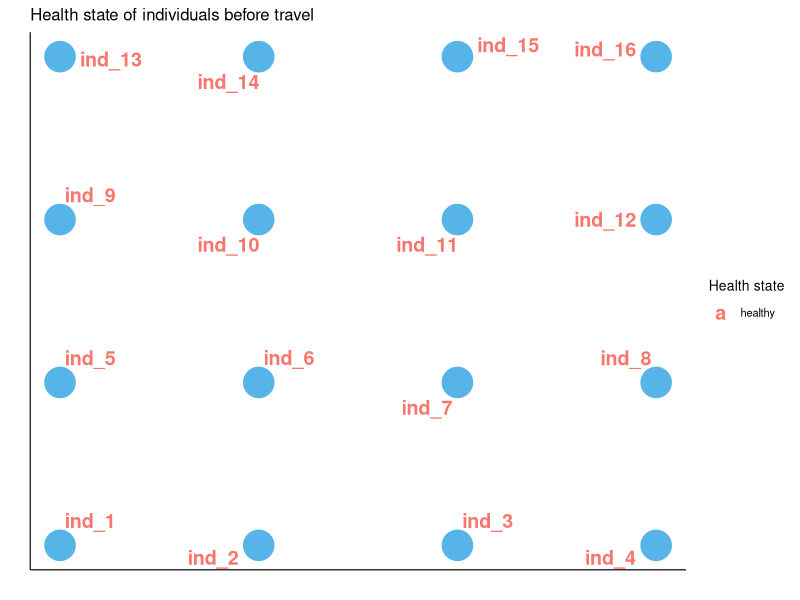
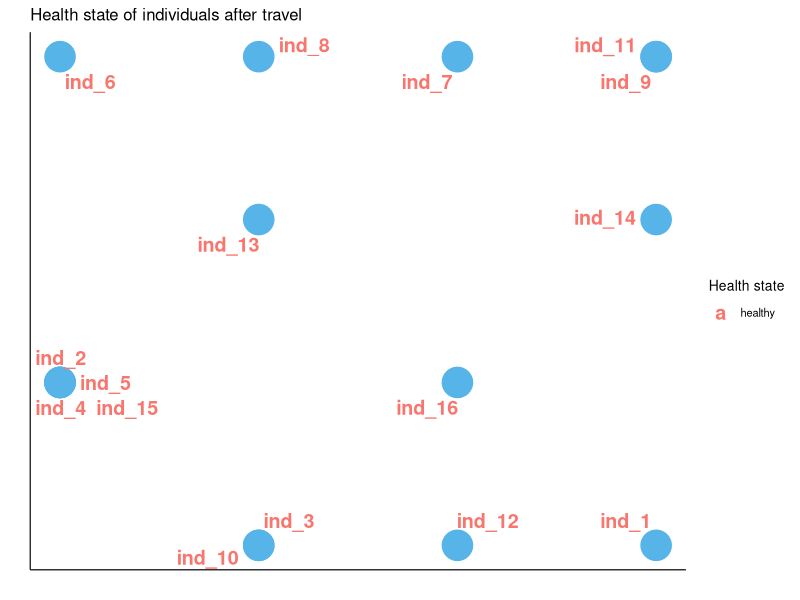
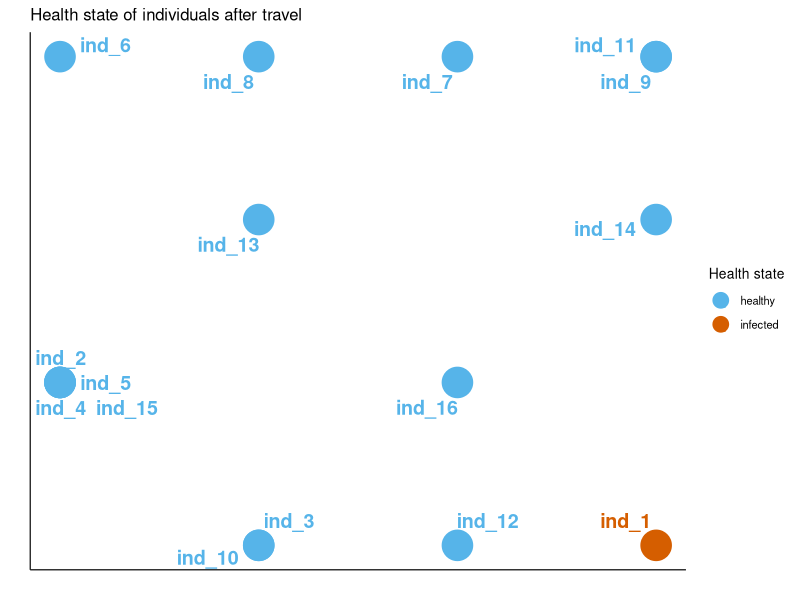
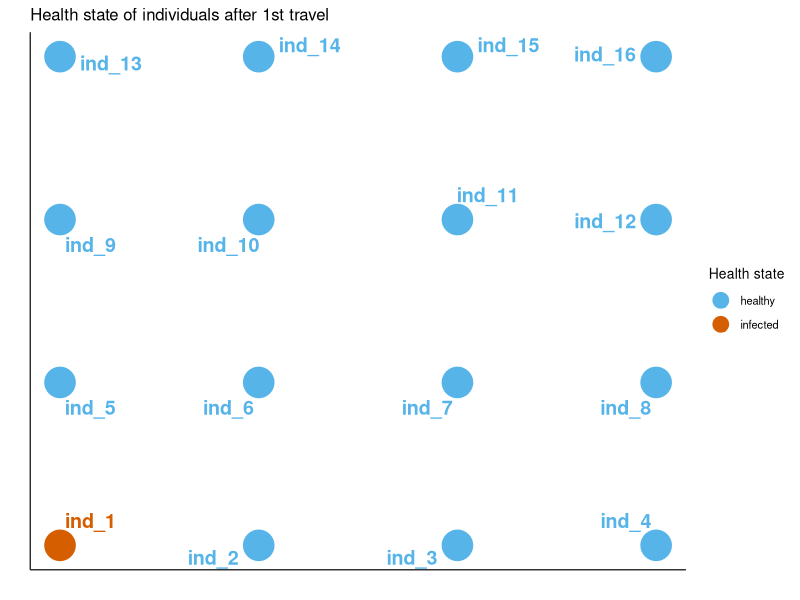

Here is the R script that generated these plots, in order:
## ---- chunk 1
knitr::opts_chunk$set(echo = TRUE)
.libPaths("/Users/tili/miniconda3/envs/OOP_project/lib/R/library")
## ---- chunk 2
library(R6)
library(tidyverse)
library(ggplot2)
library(ggrepel)
library(stringi)
## ---- chunk 3
Individual <- R6Class("Individual", 
                  public = list(
                    initialize = function(id = NA,
                                          x = NA,
                                          y = NA,
                                          age = 0, 
                                          susceptibility = 'normal', 
                                          state = 'healthy', 
                                          type = 'normal', 
                                          iter = 0) {
                      tmp <- paste(sample(c(letters, 0:9), 16, replace=TRUE), collapse="")
                      n <- seq(1, nc <- nchar(tmp), by = 4) 
                      private$id <- paste(substring(tmp, n, c(n[-1]-1, nc)), collapse = "-")
                      private$x <- x
                      private$y <- y
                      private$age <- age
                      private$susceptibility <- susceptibility
                      private$state <- state
                      private$type <- type
                      private$iter <- iter
                    },
                    print = function(...) {
                      cat("Individual" , private$id, "at (", private$x, ",", private$y, "): \n")
                      cat("  age: ", private$age, "\n", sep = "")
                      cat("  type:  ", private$type, "\n", sep = "")
                      cat("  current status:  ", private$state, "\n", sep = "")
                      cat("  iter with current status: ", private$iter, "\n", sep = "")
                    },
                    setAge = function(age = NA) {
                      private$age <- age
                    },
                    get_coord = function() {
                       c(private$x, private$y) 
                    },
                    move_x = function(x = NA) {
                      private$x <- x 
                    },
                    move_y = function(y = NA) {
                      private$y <- y 
                    },
                    move = function(x = NA, y = NA) {
                      private$x <- x 
                      private$y <- y
                    },
                    get_x = function() {
                      private$x 
                    },
                    get_y = function() {
                      private$y 
                    },
                    set_state = function(state = NA) {
                      private$state <- state
                    },
                    get_state = function() {
                      private$state 
                    },
                    get_type = function() {
                      private$type 
                    },
                    set_type = function(type = NA) {
                      private$type <- type
                    }
                  ),
                  private = list(
                    id = NA,
                    age = NA,
                    x = NA,
                    y = NA,
                    susceptibility = 'normal',
                    state = 'healthy',
                    type = 'normal',
                    iter = 0
                  )
)

## ---- chunk 4

world <- matrix(data = NA, ncol = 4, nrow = 4) %>% 
  as.list()

neighbor <- matrix(ncol = 4, nrow = 4) %>% 
  as.data.frame()

index2coords <- function(i, neighbor) {
  y <- ceiling(i / ncol(neighbor))
  x <- i - ((y-1) * ncol(neighbor))
  print(paste0("ind_", i," ", "x = ", x, " ", "y = ", y))
  neighbor[x, y] <- paste0("ind_",i)
  return(neighbor)
}

# coords2index
#coords2index <- function(x, y, neighbor) {
#  index <- ((y - 1) * ncol(neighbor)) + x
#  return(index)
#}

#coord <- function(i, neighbor) {
#  if (i <= ncol(neighbor)) {
#    x <- i
#    y <- 1
#    neighbor[x, y] <- paste0("ind_",i)
#    print(paste0("ind_", i," ", "x = ", x, " ", "y = ", y))
#  } else {
#      ifelse ((i %% ncol(neighbor) == 0), x <- ncol(neighbor), x <- i %% ncol(neighbor))
#      ifelse ((i %% ncol(neighbor) == 0), y <- i %/% ncol(neighbor), y <- (i %/% ncol(neighbor) + 1))
#      neighbor[x,y] <- paste0("ind_",i)
#      print(paste0("ind_", i," ", "x = ", x, " ", "y = ", y))
#  }
#  return(neighbor)
#}

#for (i in 1:16) {
#  ind_i <- Individual$new(
#  age = sample(1:100, replace = T, size = 1)
#  )
#  neighbor <- index2coords(i, neighbor)
#  print(ind_i)
#  world[[i]] <- ind_i
#}

coordin <- matrix(ncol = 4, nrow = 16) %>% 
  as.data.frame() %>% 
  "colnames<-" (c("individual", "x", "y", "state"))

for (i in 1:16) {
  ind_i <- Individual$new(
  age = sample(1:100, replace = T, size = 1)
  )
  neighbor <- index2coords(i, neighbor)
  print(ind_i)
  y <- ceiling(i / ncol(neighbor))
  x <- i - ((y-1) * ncol(neighbor))
  ind_i$move(x,y)
  coordin[i, 1] <- paste0("ind_", i)
  coordin[i, 2] <- x
  coordin[i, 3] <- y
  coordin[i, 4] <- ind_i$get_state()
  world[[i]] <- ind_i
}

## ---- chunk 5
theme <- theme(text=element_text(size=10),
               axis.text.x=element_blank(),
               axis.text.y=element_blank(),
               axis.ticks=element_blank(),
               strip.background = element_rect(colour=NA, fill=NA),
               plot.background = element_blank(),
               panel.grid.major = element_blank(),
               panel.grid.minor = element_blank(),
               panel.border = element_blank(),
               axis.line.x = element_line(size=0.4),
               axis.line.y = element_line(size=0.4),
               panel.background = element_blank())

ggplot(coordin, aes(x = x, y = y, col = state, label = individual)) + geom_point(size = 10, col = "#56B4E9") +
  ggrepel::geom_text_repel(data = coordin, aes(label = individual), size = 5, point.padding = 15, min.segment.length = 0,
                           fontface = "bold", show.legend = T) +
  theme + xlab("") + ylab("") + ggtitle("Health state of individuals before travel") +
  guides(colour = guide_legend(title = "Health state", override.aes = list(size = 5)))

t(neighbor)[nrow(neighbor):1,]

## ---- chunk 6
#world <- matrix(1:100, nrow = 10, byrow = T)

#update <- sample(1:16, replace = F)
#o <- order(update)

world_new <- matrix(data = NA, ncol = 4, nrow = 4) %>% 
  as.list()

#for (i in update) {
#  for (j in o) {
#    y <- ceiling(j / ncol(neighbor))
#    x <- j - ((y-1) * ncol(neighbor))
#    neighbor[x, y] <- paste0("ind_",i)
#    print(ind_i)
#    world_new[[i]] <-ind_i
#  }
#}

coordin_new <- coordin

for (i in 1:16) {
  coordin_new[i, 2] <- sample(1:4, replace = F, size = 1)
  coordin_new[i, 3] <- sample(1:4, replace = F, size = 1)
}

ggplot(coordin_new, aes(x = x, y = y, col = state, label = individual)) + geom_point(size = 10, col = "#56B4E9") +
  ggrepel::geom_text_repel(data = coordin_new, aes(label = individual), size = 5, point.padding = 15, min.segment.length = 0,
                           fontface = "bold", show.legend = T) +
  theme + xlab("") + ylab("") + ggtitle("Health state of individuals after travel") +
  guides(colour = guide_legend(title = "Health state", override.aes = list(size = 5)))

neighbor_new <- neighbor
world_new <- world

#A = list(a1 = C$new(1), a2 = C$new(2))    

#B = list()
#for (name in names(A))
#{
#    B[[name]] = A[[name]]$clone(deep=TRUE)
#}

#print(B[["a1"]]$x) # [1]
#A[["a1"]]$x = 4
#print(B[["a1"]]$x) # [1]

for (i in 1:16) {
  x <- coordin_new[i, 2]
  y <- coordin_new[i, 3]
  print(paste0("ind_", i, " ", "x = ", x, " ", "y = ", y))
  world_new[[i]]$move(x,y)
}

world_new[[1]]$set_type("infected")
## ---- chunk 7
coordin_infect <- coordin_new
for(i in 1:16) {
     if (world_new[[i]]$get_type() == "infected") {
        if(coordin_new[[i, 2]] %in% coordin_new$x) {
          subset <- coordin_new %>% filter(coordin_new[[i, 2]] == coordin_new$x)  
          subset <- subset %>% filter(coordin_new[[i, 3]] == subset$y)
        }
        infection <- str_sub(subset$individual, start = 5) %>% as.numeric()
        for (j in infection) {
          world_new[[j]]$set_state("infected")
          world_new[[j]]$set_type("infected") 
        }
        coordin_infect[i, 4] <- world_new[[i]]$get_state()
    } 
}

ggplot(coordin_infect, aes(x = x, y = y, col = state, label = individual)) + geom_point(size = 10) +
  scale_color_manual(values = c("#56B4E9","#D55E00")) + 
  ggrepel::geom_text_repel(data = coordin_infect, aes(label = individual), size = 5, point.padding = 15, min.segment.length = 0,
                           fontface = "bold", show.legend = T) +
  theme + xlab("") + ylab("") + ggtitle("Health state of individuals after travel") +
  guides(colour = guide_legend(title = "Health state", override.aes = list(size = 5)))

## ---- chunk 8
infected <- 0
for (i in 1:16) {
    if (world_new[[i]]$get_state() == "infected") {
      infected <- infected + 1  
    } else {
      infected <- infected
    }
}
print(paste0("Infected number after travel:", " ", infected))
## ---- chunk 9
coordin2 <- coordin_infect 
coordin2$x <- coordin$x
coordin2$y <- coordin$y

ggplot(coordin2, aes(x = x, y = y, col = state, label = individual)) + geom_point(size = 10) +
  scale_color_manual(values = c("#56B4E9","#D55E00")) + 
  ggrepel::geom_text_repel(data = coordin2, aes(label = individual), size = 5, point.padding = 15, min.segment.length = 0,
                           fontface = "bold", show.legend = T) +
  theme + xlab("") + ylab("") + ggtitle("Health state of individuals after 1st travel") +
  guides(colour = guide_legend(title = "Health state", override.aes = list(size = 5)))
